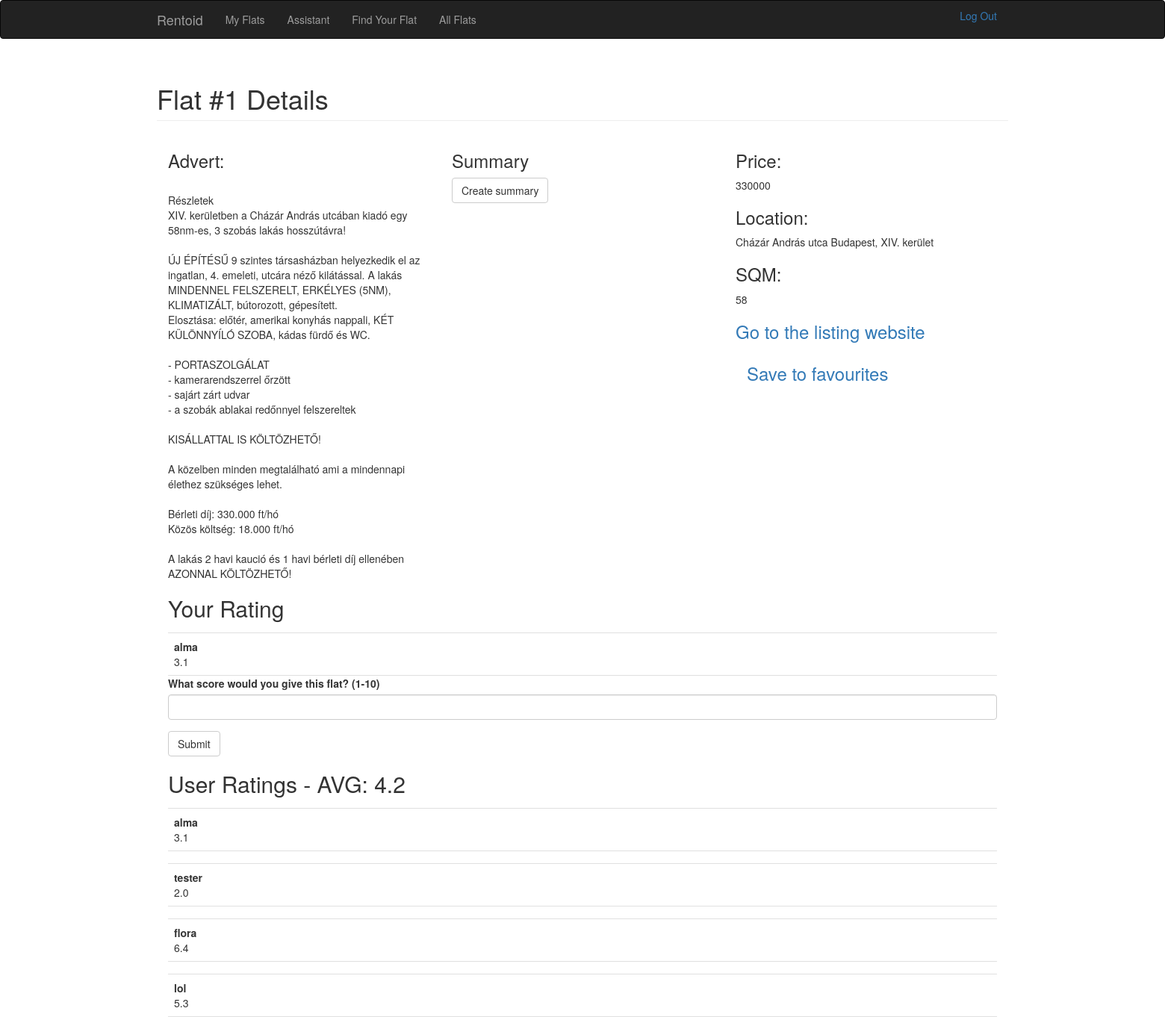
The app's page /flat/1 (signed in) with its own data.
### app/model/models.py (models this page shows, shortened)
class Flat(db.Model):
    __tablename__ = 'flats'
    id = db.Column(db.Integer, primary_key=True)
    price = db.Column(db.Integer)
    sqm = db.Column(db.Integer)
    rooms = db.Column(db.Numeric)
    location = db.Column(db.Text)
    text = db.Column(db.Text)
    link = db.Column(db.String)
    def average_rating(self):
        ratings = Rating.query.filter_by(flat_id = self.id)
        if ratings.count() == 0:
            raise FlatError(f"Flat {self.id} has no ratings")
        else:
            avg_score = ratings.with_entities(func.avg(Rating.rating)).scalar()
            return avg_score

class User(db.Model, UserMixin):
    __tablename__ = 'users'
    id = db.Column(db.Integer, primary_key=True)
    email = db.Column(db.String(64), unique=True, index=True)
    username = db.Column(db.String(64), unique=True, index=True)
    password_hash = db.Column(db.String(128))
    liked = db.relationship('Like', foreign_keys='Like.user_id', backref='user', lazy='dynamic')
    rated = db.relationship('Rating', foreign_keys='Rating.user_id', backref='user', lazy='dynamic')
    @property
    def password(self):
        raise AttributeError('password is not readable')
    def has_liked_flat(self, flat):
        return Like.query.filter(Like.user_id == self.id, Like.flat_id == flat.id).count() > 0

class Rating(db.Model):
    __tablename__ = 'ratings'
    id = db.Column(db.Integer, primary_key=True)
    user_id = db.Column(db.Integer, db.ForeignKey('users.id'))
    flat_id = db.Column(db.Integer, db.ForeignKey('flats.id'))
    rating = db.Column(db.Float)
    __table_args__ = (db.UniqueConstraint('user_id', 'flat_id', name='unique_user_flat_rating'),)
    def get_author(self):
        return User.query.filter_by(id=self.user_id).first().username

### app/flats/views.py (the view)
@flats.route('/flat/<int:flat_id>', methods=["GET", "POST"])
@login_required
def flat(flat_id):
    flat = Flat.query.filter_by(id=flat_id).first_or_404()
    ratings = Rating.query.filter_by(flat_id=flat_id).all()
    rating_form = RatingForm()
    my_rating = Rating.query.filter_by(flat_id=flat_id, user_id=current_user.id)
    if my_rating.count() == 1:
        my_rating = my_rating.first()
    else:
        my_rating = None
    try:
        avg_score = flat.average_rating()
    except FlatError as e:
        avg_score = None
    form = SummariseForm()
    summary = None
    if rating_form.submit.data and rating_form.validate():
        current_user.rate_flat(flat, rating_form.score.data)
        db.session.commit()
        flash('Submitted the rating succesfully!', 'alert-success')
        return redirect(url_for('.flat', flat_id=flat_id))
    if form.submit.data and form.validate():
        summary = InferenceEngine.inference(flat.text)
        flash('Summary successfully created!', 'alert-success')
    return render_template('flat.html', form=form, flat=flat, ratings=ratings, summary=summary, avg_rating = avg_score, my_rating=my_rating, rating_form=rating_form)

### app/flats/forms.py
class RatingForm(FlaskForm):
    score = DecimalField('What score would you give this flat? (1-10)', validators=[NumberRange(min=1, max=10, message="Make sure you enter your rating")])
    submit = SubmitField('Submit')

### app/llm/forms.py
class SummariseForm(FlaskForm):
    submit = SubmitField('Create summary')

### app/model/models.py (called while the page is built)
@login_manager.user_loader
def load_user(user_id):
    return User.query.get(int(user_id))

### app/templates/flat.html (shortened to what this page needs)
{% extends "base.html" %}
{% import "bootstrap/wtf.html" as wtf %}
{% block page_content %}
<div class="container">
    <h1 class="page-header">Flat #{{ flat.id }} Details</h1>
    <div class="container col-md-4">
        <h3>Advert:</h3>
        {% if flat.text %}
        {% autoescape false %}
        {{ flat.text.replace('\n', '<br>') }}
        {% endautoescape %}
        {% endif %}
    </div>
    <div class="container col-md-4">
        <h3>Summary</h3>
        {{ wtf.quick_form(form)}}
    </div>
    <div class="container col-md-4">
        <h3>Price:</h3>
        {{ flat.price }}
        <h3>Location:</h3>
        {{ flat.location }}
        <h3>SQM:</h3>
        {{ flat.sqm }}
        <h3>
            <a href="{{ flat.link }}" target="_blank">Go to the listing website</a>
        </h3>
        <div class="container">
            {% if current_user.has_liked_flat(flat) %}
            <h3>
                <a href="{{ url_for('flats.like_action', flat_id=flat.id, action='unlike') }}">Remove from favourites</a>
            </h3>
            {% else %}
            <h3>
                <a href="{{ url_for('flats.like_action', flat_id=flat.id, action='like') }}">Save to favourites</a>
            </h3>
            {% endif %}
        </div>
    </div>
    <div class="container col-md-12">
            <h2> Your Rating </h2>
            {% if my_rating is not none %}
            <ul class="posts">
                <li class="post">
                    <div class="post-body">
                        <strong> {{ my_rating.get_author() }} </strong> <br>
                        {{ my_rating.rating }}
                    </div>
                </li>
            </ul>
            {% else %}
            <p>You have not rated this flat yet.</p>
            {% endif %}
            {{ wtf.quick_form(rating_form) }}
        <h2>
            {% if avg_rating is not none %}
            User Ratings - AVG: {{ avg_rating }}
            {% else %}
            No ratings yet
            {% endif %}
        </h2>
        {% for rating in ratings %}
            <ul class="posts">
                <li class="post">
                    <div class="post-body">
                        <strong> {{ rating.get_author() }} </strong> <br>
                        {{ rating.rating }}
                    </div>
                </li>
            </ul>
        {% endfor %}
    </div>
</div>
{% endblock %}

### app/templates/base.html (shortened to what this page needs)
{% extends "bootstrap/base.html" %}
{% block head %}
{{ super() }}
<html data-bs-theme="dark">
<link rel= "stylesheet" type= "text/css" href= "{{ url_for('static',filename='style.css') }}">
{% endblock %}
{% block navbar %}
<div class="navbar navbar-inverse" role="navigation">
    <div class="container">
        <div class="navbar-header">
        <a class="navbar-brand" href="{{ url_for('main.index') }}">Rentoid</a>
        </div>
        <div class="navbar-collapse collapse">
            <ul class="nav navbar-nav">
                <li><a href="{{ url_for('main.index') }}">My Flats</a></li>
                <li><a href="{{ url_for('llm.summarise') }}">Assistant</a></li>
                <li><a href="{{ url_for('recommender.recommend') }}">Find Your Flat</a></li>
                <li><a href="{{ url_for('flats.all_flats') }}">All Flats</a></li>
            </ul>
            <ul class="nav nabar-nav navbar-right">
                {% if current_user.is_authenticated %}
                <li><a href="{{ url_for('auth.logout') }}">Log Out</a></li>
                {% else %}
                <li><a href="{{ url_for('auth.login') }}">Log In</a></li>
                {% endif %}
            </ul>
        </div>
    </div>
</div>
{% endblock %}
{% block content %}
{% block page_content %}{% endblock %}
{% endblock %}

### app/static/style.css (style rules this page uses)
ul.posts { list-style-type: none; padding: 0px; margin: 16px 0px 0px 0px; border-top: 1px solid #e0e0e0; }
ul.posts li.post { padding: 8px; border-bottom: 1px solid #e0e0e0; }

### records on screen
Flat: id "1", text.replace "Részletek XIV. kerületben a Cházár András utcában kiadó egy 58nm-es, 3 szobás lakás hosszútávra! ÚJ ÉPÍTÉSŰ 9 szintes társasházban helyezkedik el az ingatlan, 4. emeleti, utcára néző kilátással. A lakás MINDENNEL FELSZERELT, ERKÉLYES (5NM), KLIMATIZÁLT, bútorozott, gépesített. Elosztása: előtér, amerikai konyhás nappali, KÉT KÜLÖNNYÍLÓ SZOBA, kádas fürdő és WC. - PORTASZOLGÁLAT - kamerarendszerrel őrzött - sajárt zárt udvar - a szobák ablakai redőnnyel felszereltek KISÁLLATTAL IS KÖLTÖZHETŐ! A közelben minden megtalálható ami a mindennapi élethez szükséges lehet. Bérleti díj: 330.000 ft/hó Közös költség: 18.000 ft/hó A lakás 2 havi kaució és 1 havi bérleti díj ellenében AZONNAL KÖLTÖZHETŐ!", price "330000", location "Cházár András utca Budapest, XIV. kerület", sqm "58"
User: get_author "alma"
Rating: rating "3.1", get_author "alma"
Rating: get_author "tester", rating "2.0"
Rating: get_author "flora", rating "6.4"
Rating: get_author "lol", rating "5.3"

### other values on screen
{{ avg_rating }} "4.2"
